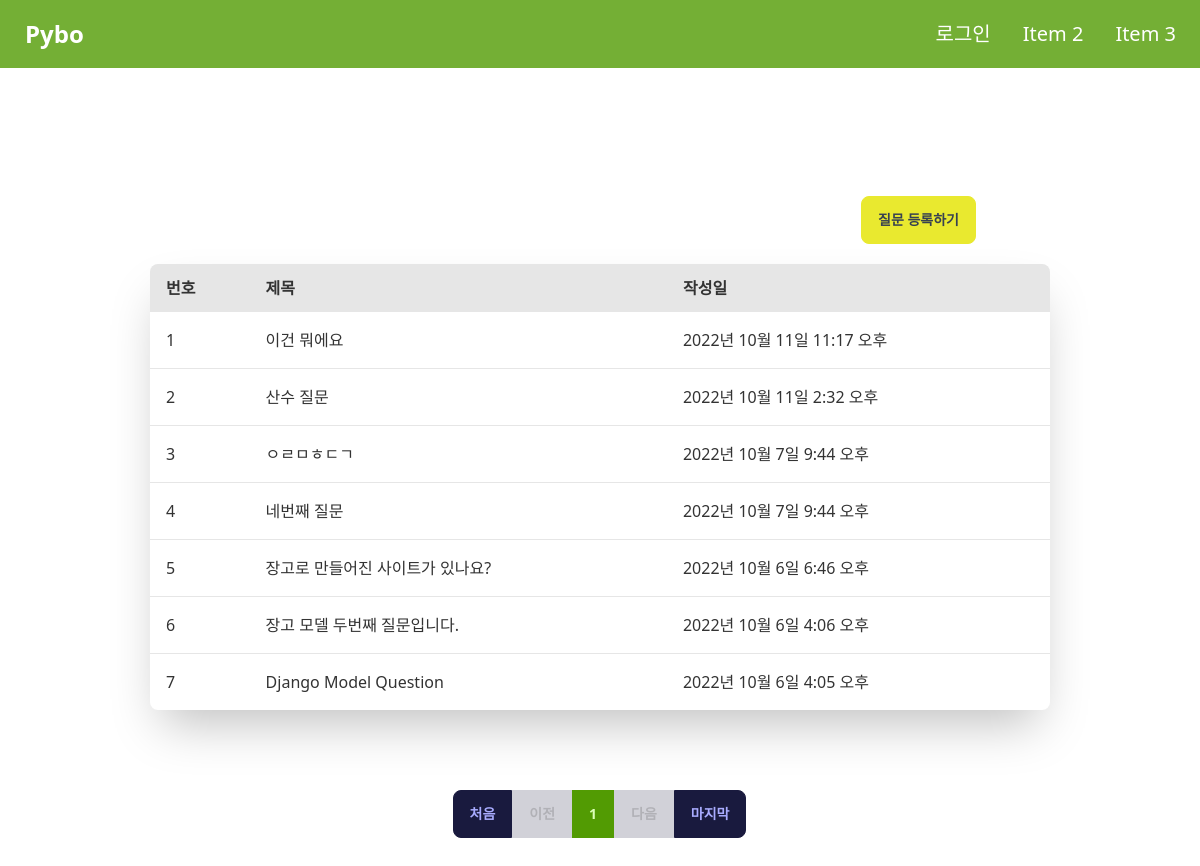
Page /pybo/ on the earlier database version.
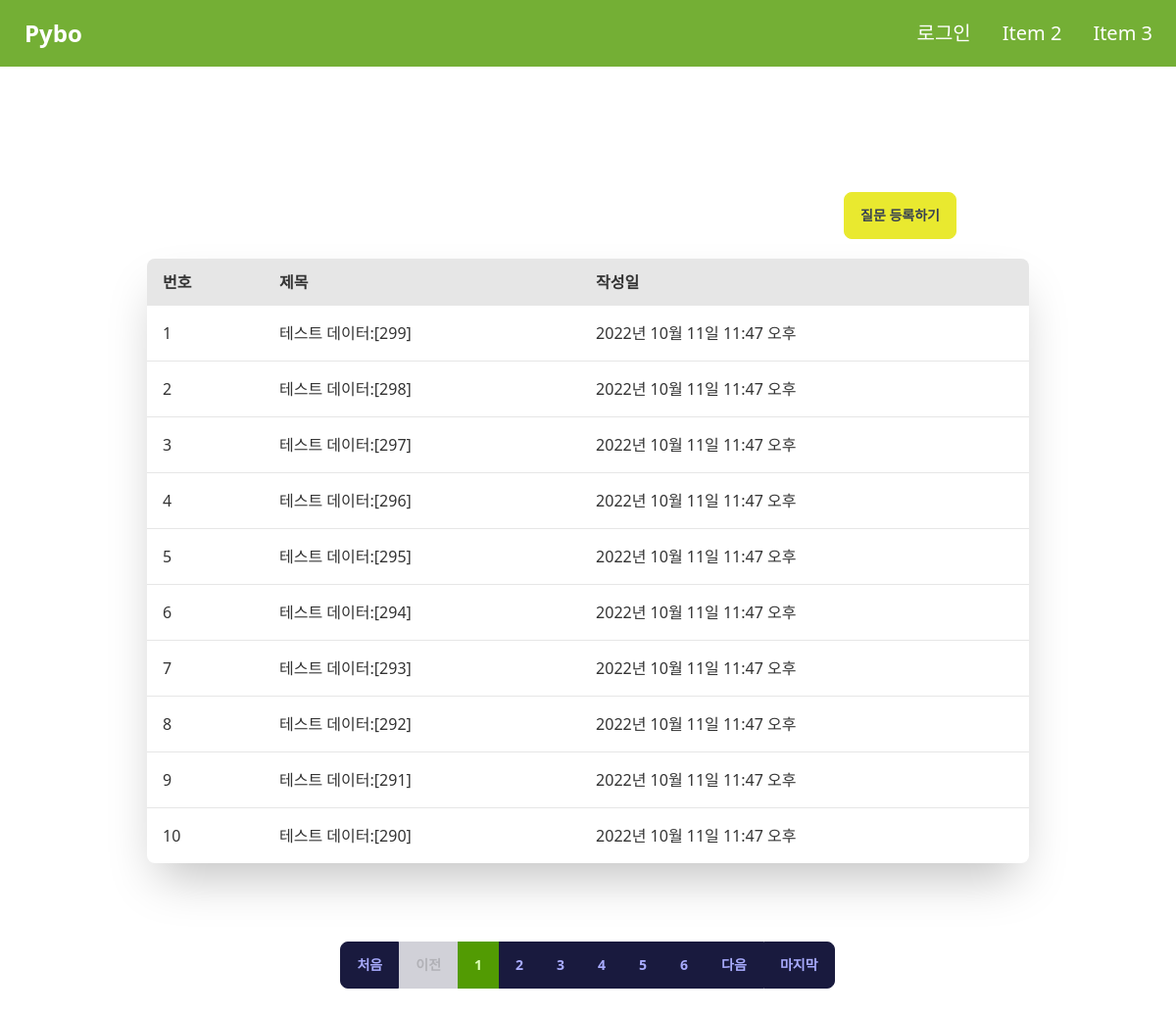
Same page on the later database version.
### pybo/models.py (models this page shows, shortened)
class Question(models.Model):   # 질문 클래스 생성
    subject = models.CharField(max_length=200)  # 제목 컬럼, 글자수 길이 제한이 필요한 속성은 CharField()사용
    content = models.TextField()    # 내용 컬럼, 글자수 길이 제한 필요없는 속성은 TextField()사용
    create_date = models.DateTimeField()    # 작성일

### pybo/views.py (the view)
# urls.py: path('', views.index, name='index'),  # /pybo로 url요청 시 views.index로 리턴
def index(request):
    page = request.GET.get('page', '1')  # 페이지 : http://localhost:8000/pybo/?page=1 처럼 GET 방식으로 호출된 URL에서 page값을 가져올 때 사용하는데 메인페이지로 호출됫을 시 기본값으로 page를 1로 설정
    question_list = Question.objects.order_by('-create_date')   # order_by() : 조회 결과를 정렬하는 함수, -가 있으면 역방향/없으면 순방향
    paginator = Paginator(question_list, 10)    # 페이지 당 10개씩 보여주기
    page_obj = paginator.get_page(page)  # 요청된 페이지에 해당되는 페이징 객체 생성 -> 페이징 객체에는 다양한 속성 존재(블로그 참고)
    last_page_num = 0
    for last_page in paginator.page_range:
        last_page_num = last_page
    context = {
        'question_list': page_obj,      # question_list는 페이징 객체
        'last_page_num': last_page_num,   # 마지막 페이지
    }
    return render(request, 'pybo/question_list.html', context) # 조회된 질문목록을 pybo/question_list.html 템플릿 파일로 리턴하여 응답

### templates/pybo/question_list.html
{% extends 'base.html' %}
{% block content %}
    <div class="overflow-x-auto flex-col my-32 justify-center items-center text-center">
        <div class="text-end mx-56 mb-5">
            <a href="{% url 'pybo:question_create' %}" class="btn btn-secondary text-gray-700 hover:text-white">질문 등록하기</a>
        </div>
        <table class="table w-3/4 rounded-2xl mx-auto mb-20 shadow-2xl">
            <thead>
              <tr>
                <th class="text-[1rem]">번호</th>
                <th class="text-[1rem]">제목</th>
                <th class="text-[1rem]">작성일</th>
              </tr>
            </thead>
            <tbody>
            {% if question_list %}
                {% for question in question_list %}
              <tr class="hover">
                <td>{{ forloop.counter }}</td>
                <td class="hover:text-primary"><a href="{% url 'pybo:detail' question.id %}">{{ question.subject }}</a></td>
                <td>{{ question.create_date }}</td>
              </tr>
            {% endfor %}
                {% else %}
                <tr>
                    <td colspan="3">질문이 없습니다.</td>
                </tr>
                {% endif %}
            </tbody>
        </table>
        <div class="btn-group">
            <a href="?page={{ 1 }}" role="button" class="btn">처음</a>
            {% if question_list.has_previous %}
                <a href="?page={{ question_list.previous_page_number }}" role="button" class="btn">이전</a>
            {% else %}
                <a tabindex="-1" aria-disabled="true" href="#" role="button" class="btn" disabled>이전</a>
            {% endif %}
            {% for page_number in question_list.paginator.page_range %}
                {% if page_number >= question_list.number|add:-5 and page_number <= question_list.number|add:5 %}
                    {% if page_number == question_list.number%}
                        <a href="?page={{ page_number }}" role="button" class="btn btn-active">{{ page_number }}</a>
                    {% else %}
                        <a href="?page={{ page_number }}" role="button" class="btn">{{ page_number }}</a>
                    {% endif %}
                {% endif %}
            {% endfor %}
            {% if question_list.has_next %}
                <a href="?page={{ question_list.next_page_number }}" role="button" class="btn">다음</a>
            {% else %}
                <a tabindex="-1" aria-disabled="true" href="#" role="button" class="btn" disabled>다음</a>
            {% endif %}
            <a href="?page={{ last_page_num }}" role="button" class="btn">마지막</a>
        </div>
    </div>
{% endblock %}

Differences in the rows shown:
no longer on this page (row unchanged): Question: subject "이건 뭐에요", create_date "2022년 10월 11일 11:17 오후"
no longer on this page (row unchanged): Question: subject "산수 질문", create_date "2022년 10월 11일 2:32 오후"
no longer on this page (row unchanged): Question: subject "ㅇㄹㅁㅎㄷㄱ", create_date "2022년 10월 7일 9:44 오후"
no longer on this page (row unchanged): Question: subject "네번째 질문", create_date "2022년 10월 7일 9:44 오후"
no longer on this page (row unchanged): Question: subject "장고로 만들어진 사이트가 있나요?", create_date "2022년 10월 6일 6:46 오후"
no longer on this page (row unchanged): Question: subject "장고 모델 두번째 질문입니다.", create_date "2022년 10월 6일 4:06 오후"
no longer on this page (row unchanged): Question: subject "Django Model Question", create_date "2022년 10월 6일 4:05 오후"
added Question: subject "테스트 데이터:[299]", create_date "2022년 10월 11일 11:47 오후"
added Question: subject "테스트 데이터:[298]", create_date "2022년 10월 11일 11:47 오후"
added Question: subject "테스트 데이터:[297]", create_date "2022년 10월 11일 11:47 오후"
added Question: subject "테스트 데이터:[296]", create_date "2022년 10월 11일 11:47 오후"
added Question: subject "테스트 데이터:[295]", create_date "2022년 10월 11일 11:47 오후"
added Question: subject "테스트 데이터:[294]", create_date "2022년 10월 11일 11:47 오후"
added Question: subject "테스트 데이터:[293]", create_date "2022년 10월 11일 11:47 오후"
added Question: subject "테스트 데이터:[292]", create_date "2022년 10월 11일 11:47 오후"
added Question: subject "테스트 데이터:[291]", create_date "2022년 10월 11일 11:47 오후"
added Question: subject "테스트 데이터:[290]", create_date "2022년 10월 11일 11:47 오후"
Other differences:
new list line: "2"
new list line: "3"
new list line: "4"
new list line: "5"
new list line: "6"
